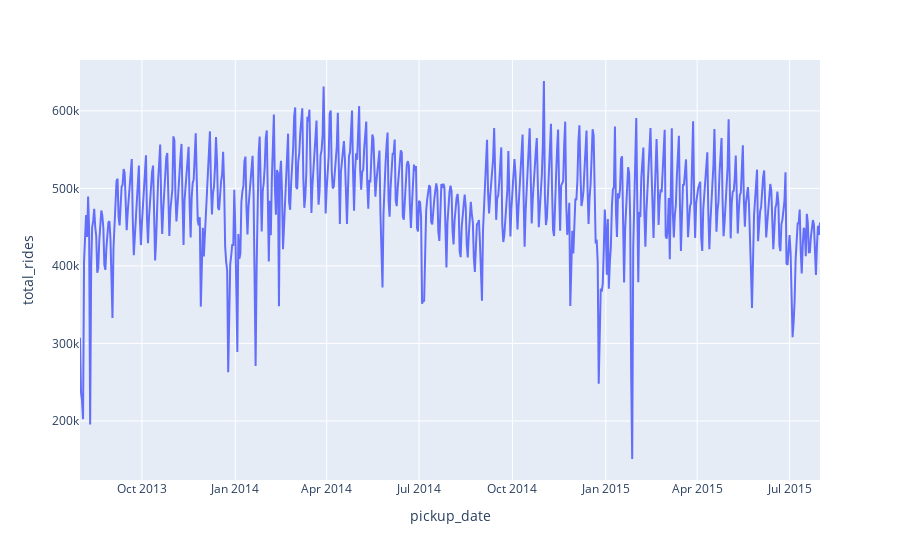

Write notebook code for a chart like this one.
### Code cell
# Using plotly.express
import plotly.express as px

fig = px.line(Exploration_series, x=Exploration_series.index, y="total_rides")
fig.show()

### Figure 1 — Plotly figure (JSON) as saved in the notebook; plotly's stock layout.template omitted (floating-point values rounded to 4 significant figures; data arrays with more than 128 entries replaced by an {"elided": "..."} marker saying what was removed)
{"data": [{"hovertemplate": "pickup_date=%{x}<br>total_rides=%{y}<extra></extra>", "legendgroup": "", "line": {"color": "#636efa", "dash": "solid"}, "mode": "lines", "name": "", "orientation": "v", "showlegend": false, "type": "scatter", "x": {"elided": "730 str values"}, "xaxis": "x", "y": {"elided": "730 int values"}, "yaxis": "y"}], "layout": {"autosize": true, "legend": {"tracegroupgap": 0}, "margin": {"t": 60}, "xaxis": {"anchor": "y", "autorange": true, "domain": [0, 1], "range": ["2013-08-01", "2015-07-31"], "title": {"text": "pickup_date"}, "type": "date"}, "yaxis": {"anchor": "x", "autorange": true, "domain": [0, 1], "range": [123800.0, 665600.0], "title": {"text": "total_rides"}, "type": "linear"}}}
